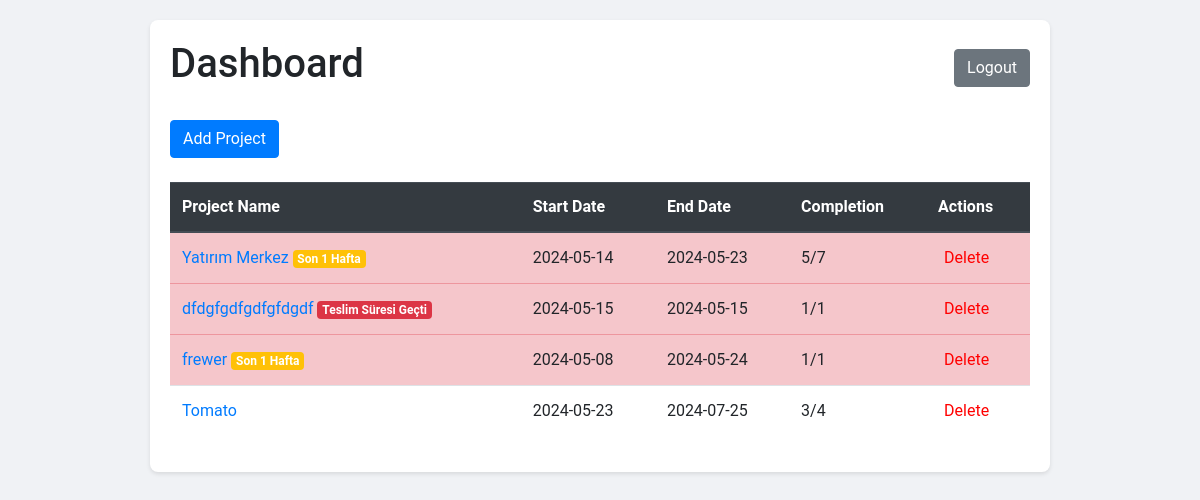
Page /dashboard (signed in) on the committed database.
### app.py (models this page shows)
class Project(db.Model):
    id = db.Column(db.Integer, primary_key=True)
    name = db.Column(db.String(150), nullable=False)
    start_date = db.Column(db.Date, nullable=False)
    end_date = db.Column(db.Date, nullable=False)
    steps = db.relationship('Step', backref='project', lazy=True)
    users = db.relationship('User', secondary=project_users, lazy='subquery',
        backref=db.backref('projects', lazy=True))
    notes = db.relationship('ProjectNote', backref='project', lazy=True)
    @property
    def completed_steps(self):
        return len([step for step in self.steps if step.completed])
    @property
    def total_steps(self):
        return len(self.steps)

class Step(db.Model):
    id = db.Column(db.Integer, primary_key=True)
    name = db.Column(db.String(150), nullable=False)
    note = db.Column(db.Text, nullable=True)
    completed = db.Column(db.Boolean, default=False, nullable=False)
    project_id = db.Column(db.Integer, db.ForeignKey('project.id'), nullable=False)

### app.py (the view)
@app.route('/dashboard')
@login_required
def dashboard():
    projects = Project.query.all()
    current_date = datetime.now().date()
    return render_template('dashboard.html', projects=projects, current_date=current_date)

### app.py (called while the page is built)
@login_manager.user_loader
def load_user(user_id):
    return db.session.get(User, int(user_id))

### templates/dashboard.html (shortened to what this page needs)
<!DOCTYPE html>
<html lang="en">
<head>
    <link rel="stylesheet" href="https://stackpath.bootstrapcdn.com/bootstrap/4.5.2/css/bootstrap.min.css">
</head>
<body>
    <div class="container">
        <div class="d-flex justify-content-between align-items-center mb-4">
            <h1>Dashboard</h1>
            <a href="{{ url_for('logout') }}" class="btn btn-secondary">Logout</a>
        </div>
        {% if current_user.role == 'admin' %}
            <div class="mb-4">
                <a href="{{ url_for('add_project') }}" class="btn btn-primary">Add Project</a>
            </div>
        {% endif %}
        <table class="table table-striped table-hover">
            <thead class="thead-dark">
                <tr>
                    <th>Project Name</th>
                    <th>Start Date</th>
                    <th>End Date</th>
                    <th>Completion</th>
                    <th>Actions</th>
                </tr>
            </thead>
            <tbody>
                {% for project in projects %}
                {% set days_remaining = (project.end_date - current_date).days %}
                <tr class="{% if days_remaining < 7 %}table-danger{% endif %}">
                    <td>
                        <a href="{{ url_for('project_details', project_id=project.id) }}">
                            {{ project.name }}
                            {% if days_remaining < 0 %}
                            <span class="badge badge-danger">Teslim Süresi Geçti</span>
                            {% elif days_remaining < 7 %}
                            <span class="badge badge-warning">Son 1 Hafta</span>
                            {% endif %}
                        </a>
                    </td>
                    <td>{{ project.start_date.strftime('%Y-%m-%d') }}</td>
                    <td>{{ project.end_date.strftime('%Y-%m-%d') }}</td>
                    <td id="completion-{{ project.id }}">{{ project.completed_steps }}/{{ project.total_steps }}</td>
                    <td>
                        <form action="{{ url_for('delete_project', project_id=project.id) }}" method="post" onsubmit="return confirm('Are you sure you want to delete this project?');">
                            <button type="submit" class="btn-delete">Delete</button>
                        </form>
                    </td>
                </tr>
                {% endfor %}
            </tbody>
        </table>
    </div>
</body>
</html>

### templates/dashboard.html (style rules this page uses)
body { font-family: 'Roboto', sans-serif; background-color: #f0f2f5; margin: 0; padding: 20px; }
.container { max-width: 900px; margin: auto; background: white; padding: 20px; border-radius: 8px; box-shadow: 0 2px 4px rgba(0,0,0,0.1); }
.table th, .table td { vertical-align: middle; }
.btn-delete { color: #ff0000; border: none; background: none; cursor: pointer; }
.table-danger { background-color: #f8d7da; }
.badge-warning { background-color: #ffc107; color: white; }
.badge-danger { background-color: #dc3545; color: white; }

### rows in the picture
Project: name "Yatırım Merkez", shows "Son 1 Hafta", start_date "2024-05-14", end_date "2024-05-23", completed_steps "5", total_steps "7"
Project: name "dfdgfgdfgdfgfdgdf", shows "Teslim Süresi Geçti", start_date "2024-05-15", end_date "2024-05-15", completed_steps "1", total_steps "1"
Project: name "frewer", shows "Son 1 Hafta", start_date "2024-05-08", end_date "2024-05-24", completed_steps "1", total_steps "1"
Project: name "Tomato", start_date "2024-05-23", end_date "2024-07-25", completed_steps "3", total_steps "4"
